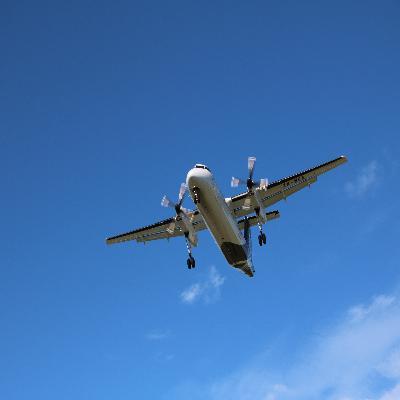
#> input picture 31/Anthlis/new_image_400x400.jpg, 400 x 400 px
$ python banner.py ../../Anthlis/image_thumbnail.jpg ../../Anthlis/new_image_400x400.jpg ../../Anthlis/new_image_400x400.jpg   (older library calls are emulated)
#> lines starting #> are read from the running program, lines starting #| are printed output that depends on the picture
from collections import namedtuple
import os
import sys

from PIL import Image, ImageDraw, ImageFont

ASSET_DIR = 'assets'
DEFAULT_WIDTH = 600
DEFAULT_HEIGHT = 150
DEFAULT_CANVAS_SIZE = (DEFAULT_WIDTH, DEFAULT_HEIGHT)
DEFAULT_OUTPUT_FILE = 'out.png'
RESIZE_PERCENTAGE = 0.8
DEFAULT_TOP_MARGIN = int(((1 - 0.8) * DEFAULT_HEIGHT) / 2)
WHITE, BLACK = (255, 255, 255), (0, 0, 0)
WHITE_TRANSPARENT_OVERLAY = (255, 255, 255, 178)
TEXT_SIZE = 24
TEXT_FONT_TYPE = os.path.join(ASSET_DIR, 'Ubuntu-R.ttf')
TEXT_PADDING_HOR, TEXT_PADDING_VERT = 10, 40

Font = namedtuple('Font', 'ttf text color size offset')
ImageDetails = namedtuple('Image', 'left top size')


class Banner:
    def __init__(self, size=DEFAULT_CANVAS_SIZE,
                 bgcolor=WHITE, output_file=DEFAULT_OUTPUT_FILE):
        '''Creating a new canvas'''
        self.size = size
        self.width = size[0]
        self.height = size[1]
        self.bgcolor = bgcolor
        self.output_file = output_file
        self.image = Image.new('RGBA', self.size, self.bgcolor)
        self.image_coords = []

    def _image_gt_canvas_size(self, img):
        return img.size[0] > self.image.size[0] or \
               img.size[1] > self.image.size[1]

    def add_image(self, image, resize=False,
                  top=DEFAULT_TOP_MARGIN, left=0, right=False):
        '''Adds (pastes) image on canvas
           If right is given calculate left, else take left
           Returns added img size'''
        img = Image.open(image)

        if resize or self._image_gt_canvas_size(img):
            size = self.height * RESIZE_PERCENTAGE
            img.thumbnail((size, size), Image.ANTIALIAS)

        if right:
            left = self.image.size[0] - img.size[0]

        offset = (left, top)
        self.image.paste(img.convert('RGBA'), offset, mask=img.convert('RGBA'))

        img_details = ImageDetails(left=left, top=top, size=img.size)
        self.image_coords.append(img_details)

    def add_text(self, font):
        '''Adds text on a given image object'''
        draw = ImageDraw.Draw(self.image)
        pillow_font = ImageFont.truetype(font.ttf, font.size)

        if font.offset:
            offset = font.offset
        else:
            # if no offset given put text alongside first image
            left_image_px = min(img.left + img.size[0]
                                for img in self.image_coords)
            offset = (left_image_px + TEXT_PADDING_HOR,
                      TEXT_PADDING_VERT)

        draw.text(offset, font.text, font.color, font=pillow_font)

    def add_background(self, image, resize=False):
        img = Image.open(image).convert('RGBA')

        overlay = Image.new('RGBA', img.size, WHITE_TRANSPARENT_OVERLAY)
        bg_img = Image.alpha_composite(img, overlay)

        if resize:
            bg_size = (self.width * RESIZE_PERCENTAGE, self.height)
            bg_img.thumbnail(bg_size, Image.ANTIALIAS)
            left = self.width - bg_img.size[0]
            self.image.paste(bg_img, (left, 0))
        else:
            self.image.paste(bg_img.resize(DEFAULT_CANVAS_SIZE,
                                           Image.ANTIALIAS), (0, 0))

    def save_image(self):
        self.image.save(self.output_file)


def generate_banner(args):
    image1 = args[0]
    image2 = args[1]
    text = args[2]
    bg = bool(args[3]) if len(args) == 4 else False

    banner = Banner()
#> in __init__, `self.image = Image.new('RGBA', self.size, self.bgcolor)`: self.image: PIL image 600x150 RGBA; every value is 255

    if bg:
        banner.add_background(image2)
    else:
        banner.add_image(image2, resize=True, right=True)
#> in add_image, img is the input picture: PIL image 400x400 RGB; mean R, G, B 64, 115.9, 180.9
#> in add_image, `img.thumbnail((size, size), Image.ANTIALIAS)`:
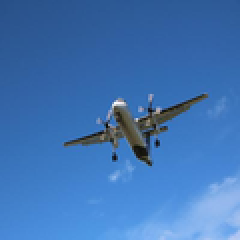
#> img: PIL image 120x120 RGB (shown 2 times larger); mean R, G, B 64, 115.9, 180.9
#> in add_image, `self.image.paste(img.convert('RGBA'), offset, mask=img.convert('RGBA'))`:
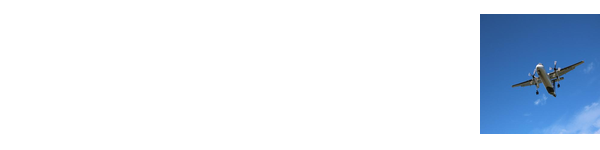
#> self.image: PIL image 600x150 RGBA; mean R, G, B, A 224.4, 232.7, 243.1, 255

    banner.add_image(image1)
#> call 2 of add_image, with image = '../../Anthlis/image_thumbnail.jpg', resize = False, top = 14, left = 0, right = False
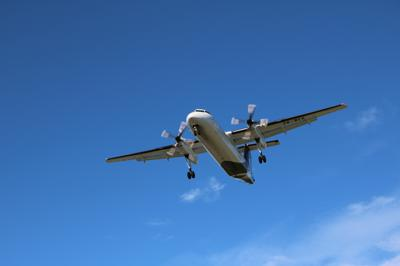
#> input picture 31/Anthlis/image_thumbnail.jpg, 400 x 266 px
#> in add_image, img is the input picture: PIL image 400x266 RGB; mean R, G, B 64, 115.9, 180.9
#> in add_image (call 2), `img.thumbnail((size, size), Image.ANTIALIAS)`:
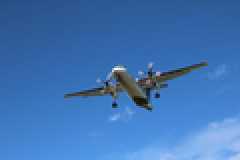
#> img: PIL image 120x80 RGB (shown 2 times larger); mean R, G, B 64, 115.9, 180.9
#> in add_image (call 2), `self.image.paste(img.convert('RGBA'), offset, mask=img.convert('RGBA'))`:
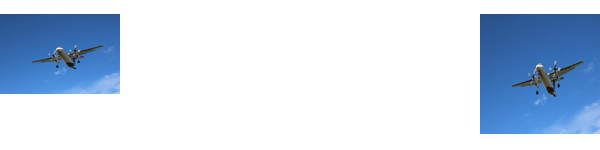
#> self.image: PIL image 600x150 RGBA; mean R, G, B, A 204.1, 217.9, 235.2, 255

    font = Font(ttf=TEXT_FONT_TYPE,
                text=text,
                color=BLACK,
                size=TEXT_SIZE,
                offset=None)

    banner.add_text(font)

    banner.save_image()
#> in save_image, `self.image.save(self.output_file)`:
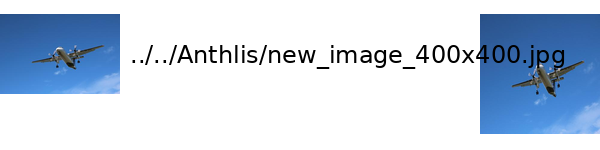
#> saved as out.png: PIL image 600x150 RGBA; mean R, G, B, A 199.1, 212.7, 229.6, 255


if __name__ == '__main__':
    script = sys.argv.pop(0)
    args = sys.argv

    if len(args) not in [3, 4]:
        print('Usage: {} img1 img2 text (opt bool: 2nd img is bg)'.format(script))  # noqa E501
        sys.exit(1)

    generate_banner(args)
